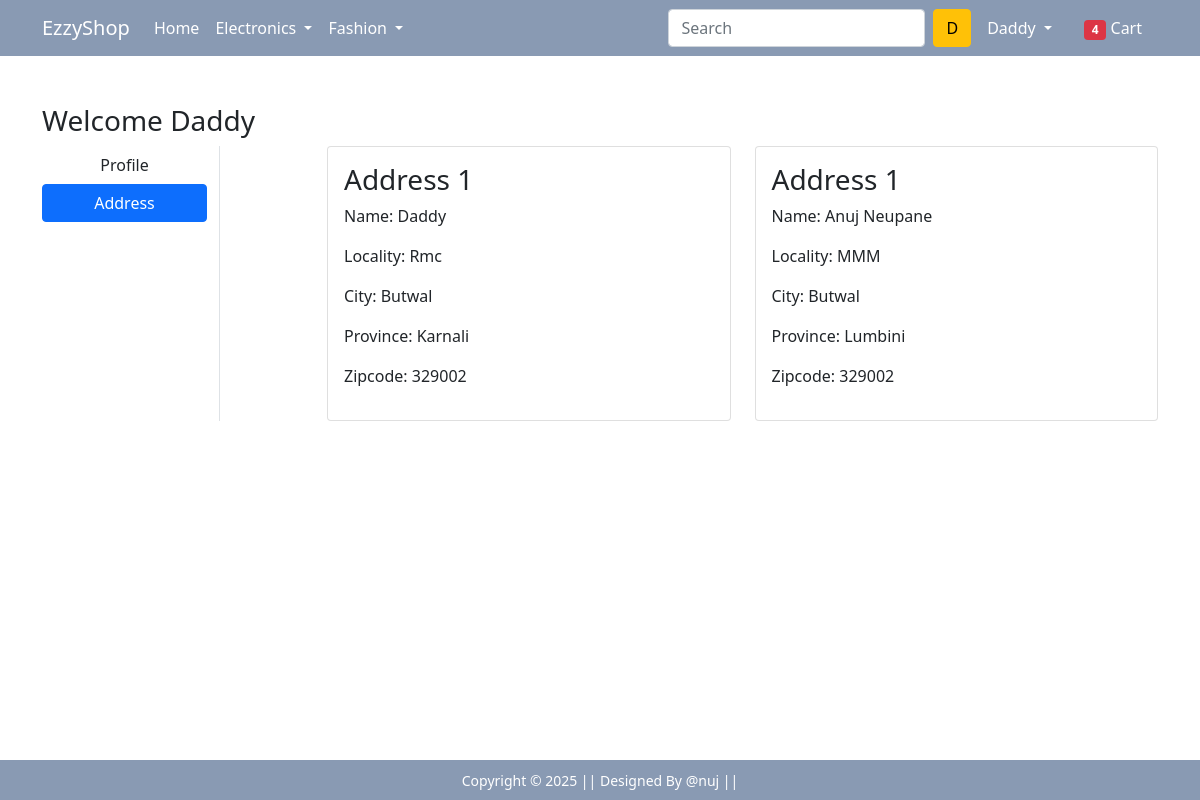
Screenshot of /address/ (signed in) with the database file from the repository.
### app/models.py (models this page shows, shortened)
class Customer(models.Model):
    user = models.ForeignKey(User, on_delete=models.CASCADE)
    name = models.CharField(max_length=70)
    locality = models.CharField(max_length=70)
    city = models.CharField(max_length=70)
    zipcode = models.IntegerField()
    province = models.CharField(choices=Province_choice,max_length=70)

### app/views.py (the view)
# urls.py: path('address/', views.address, name='address'),
def address(request):
 address = Customer.objects.filter(user = request.user)
 return render(request, 'app/address.html',{'add':address,'active':'btn-primary'})

### app/templates/app/address.html (shortened to what this page needs)
{% extends 'app/base.html' %}
{% load static %}
{% block main-content %}
<div class="container my-5">
 <div class="row">
 <h3>Welcome <span class = 'text-capitalize'>{{request.user}}</span></h3>
  <div class="col-sm-2 border-end">
   <ul class="list-unstyled">
    <li class="d-grid"><a href="{% url 'profile' %}" class="btn ">Profile</a></li>
    <li class="d-grid"><a href="{% url 'address' %}" class="btn {{active}}">Address</a></li>
   </ul>
  </div>
  <div class="col-sm-9 offset-sm-1">
   <div class="row">
    {% for dt  in add  %}
    <div class="col-sm-6">
     <div class="card">
      <div class="card-body">
       <h3>Address 1</h3>
       <p>Name: {{dt.name}}</p>
       <p>Locality: {{dt.locality}}</p>
       <p>City: {{dt.city}}</p>
       <p>Province: {{dt.province}}</p>
       <p>Zipcode: {{dt.zipcode}}</p>
      </div>
     </div>
    </div>
    {% endfor %}
   </div>
  </div>
 </div>
</div>
{% endblock main-content %}

### app/templates/app/base.html (shortened to what this page needs)
<!doctype html>
{% load static %}
<html lang="en">
  <head>
    <link href="https://cdn.jsdelivr.net/npm/bootstrap@5.0.0-beta1/dist/css/bootstrap.min.css" rel="stylesheet">
    <link rel="stylesheet" href="{% static 'app/css/owl.carousel.min.css' %}">
    <link rel="stylesheet" href="{% static 'app/css/all.min.css' %}">
    <link rel="stylesheet" href="{% static 'app/css/style.css' %}">
  </head>
  <body >
    <nav class="navbar navbar-expand-lg navbar-dark bg-primary" style = 'background:#899ab3 !important';>
     <div class="container">
       <a class="navbar-brand" href="/"> EzzyShop </a>
       <div class="collapse navbar-collapse" id="navbarSupportedContent">
         <ul class="navbar-nav me-auto mb-2 mb-lg-0">
           <li class="nav-item">
             <a class="nav-link active" aria-current="page" href="/">Home</a>
           </li>
           <li class="nav-item dropdown">
             <a class="nav-link dropdown-toggle text-white" href="#" id="electronicsDropdown" role="button" data-bs-toggle="dropdown" aria-expanded="false">
               Electronics
             </a>
           </li>
           <li class="nav-item dropdown">
             <a class="nav-link dropdown-toggle text-white" href="#" id="fashionDropdown" role="button" data-bs-toggle="dropdown" aria-expanded="false">
               Fashion
             </a>
           </li>
         </ul>
         {% if request.user.is_authenticated  %}
         <form class="d-flex">
           <input class="form-control me-2" type="search" placeholder="Search" aria-label="Search">
           <button class="btn btn-warning" type="submit">
            {{ request.user.first_name|slice:":1"|upper }}
          </button>
         </form>
         {% endif %}
         <div>
          <ul class="navbar-nav me-auto mb-2 mb-lg-0">
            {% if request.user.is_authenticated  %}
           <li class="nav-item dropdown mx-2">
              <a class="nav-link dropdown-toggle text-white" href="#" id="profileDropdown" role="button" data-bs-toggle="dropdown" aria-expanded="false">
              {{request.user|capfirst}}
              </a>
            </li>
            <li class="nav-item mx-2">
             <a href="{% url 'showcart' %}" class="nav-link text-white"><span class="badge bg-danger">4</span> Cart </a>
            </li>
            {% endif %}
          </ul>
         </div>
       </div>
     </div>
    </nav>
    {% block main-content %} {% endblock main-content %}
     <div class="cont"></div>
    <footer class="container-fluid  text-center p-2 mt-5 bg-dark " style ="
    background-color: #899ab3 !important;">
        <small class="text-white">Copyright &copy; 2025 || Designed By @nuj || </small>
    </footer>
  </body>
</html>

### app/static/app/css/style.css (style rules this page uses)
* { margin: 0; padding: 0; box-sizing: border-box; }
body, html { height: 100%; display: flex; flex-direction: column; }
footer { background-color: #899ab3; color: white; text-align: center; padding: 10px; width: 100%; }
.cont { flex: 1; }

### rows the page displays
Customer: name "Daddy", locality "Rmc", city "Butwal", province "Karnali", zipcode "329002"
Customer: name "Anuj Neupane", locality "MMM", city "Butwal", province "Lumbini", zipcode "329002"

### other values shown
{{ request.user.first_name|slice:":1"|upper }} "D"
{{ request.user|capfirst }} "Daddy"
{{ request.user }} "Daddy"
